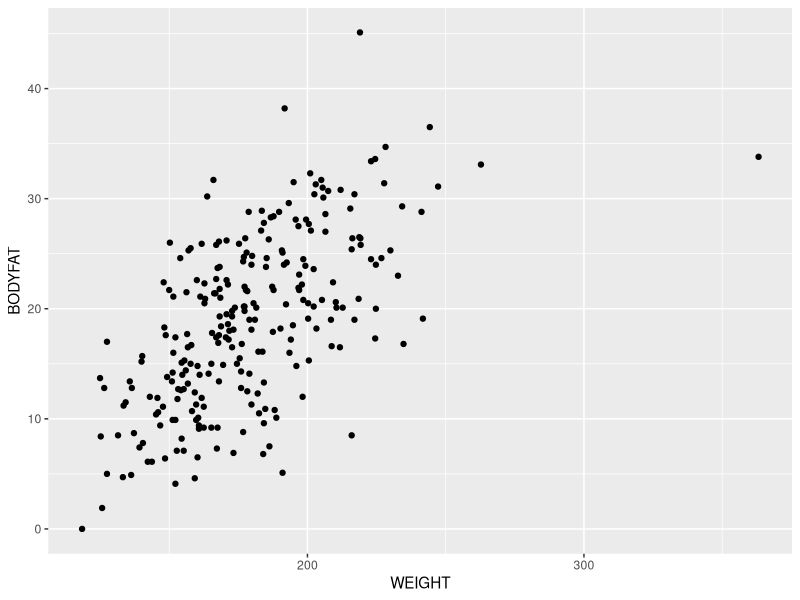

This figure's R source:
library(tidyverse)
library(readxl)
library(knitr)

dados <- readxl::read_xls("dados/BodyFat.xls")

# Distribuição do peso em relação a gordura corporal
ggplot(
  dados,
  aes(x = WEIGHT, y = BODYFAT)
) + geom_point()

# Ajutando o modelo
ajuste <- lm(BODYFAT ~ WEIGHT, data = dados)
summary(ajuste)
str(ajuste, max.level = 1)

coeficiente_modelo <- ajuste$coefficients

# Função predict: Para obter as estimativas do modelo ajustado para uma base de dados nova ou não.
dados$predito_modelo1 <- predict(ajuste, newdata = dados)
dados %>% 
  dplyr::select(WEIGHT, BODYFAT, predito_modelo1) %>% 
  head() %>% 
  kable()


# Calculando o erro quadrático médio
mse <- mean((dados$BODYFAT - dados$predito_modelo1)^2)


# Identificando se o erro é baixo ou não
erro_usando_media <- mean((dados$BODYFAT - mean(dados$BODYFAT))^2)

sqrt(erro_usando_media)
sqrt(mse)


# Adicionando mais variáveis ao modelo
ajuste <- lm(BODYFAT ~ WEIGHT + HEIGHT + CHEST + ABDOMEN + NECK + KNEE, data = dados)

# Calculando o erro do novo modelo
dados$predito_modelo2 <- predict(ajuste, newdata = dados)
dados %>% 
  select(BODYFAT, predito_modelo1, predito_modelo2) %>% 
  head() %>% 
  kable()

mse <- mean((dados$BODYFAT - dados$predito_modelo2)^2)
sqrt(mse)
